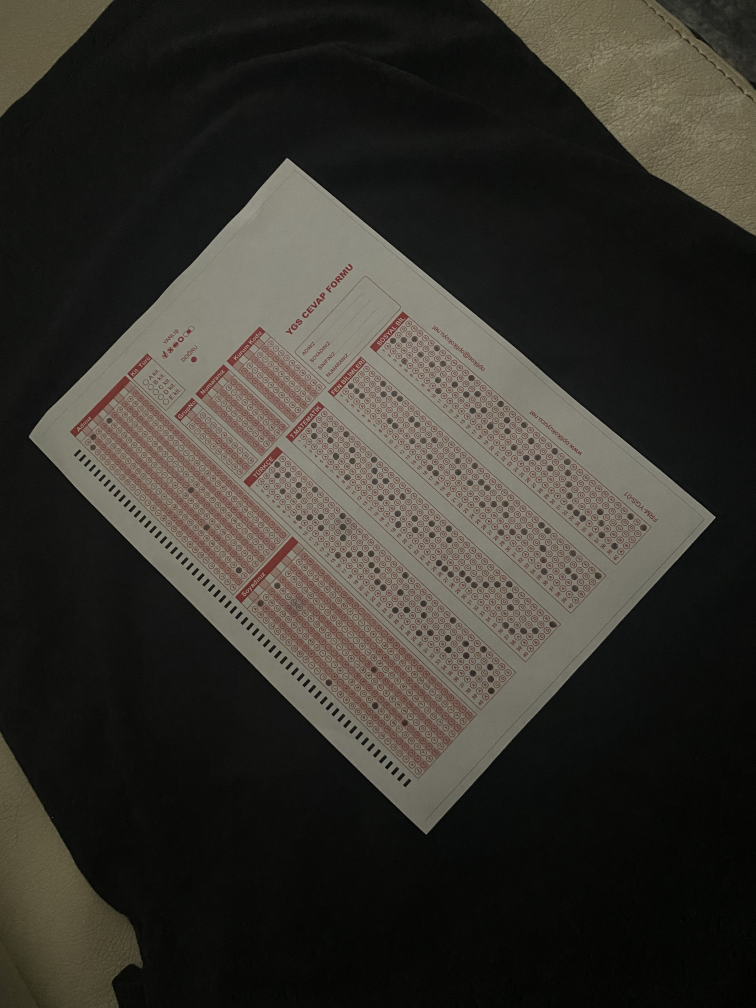
#> input picture backend/test_image.jpg, 3024 x 4032 px (shown at 1/4 size)
$ python -i advanced_form_reader.py   (imports and definitions only)
#> lines starting #> are read from the running program, lines starting #| are printed output that depends on the picture; after the words box and inside, x2 and y2 are one past the last pixel; in counts of white or black regions, pixels touching at a corner belong together
### backend/form_templates.py

TURKISH_ALPHABET = [
    'A', 'B', 'C', 'Ç', 'D', 'E', 'F', 'G', 'Ğ', 'H',
    'I', 'İ', 'J', 'K', 'L', 'M', 'N', 'O', 'Ö', 'P',
    'R', 'S', 'Ş', 'T', 'U', 'Ü', 'V', 'Y', 'Z'
]

YGS_TEMPLATE = {
    'name': 'YGS',
    'description': 'Yükseköğretime Geçiş Sınavı Cevap Kağıdı (160 Soru)',
    'total_questions': 160,
    'use_coordinates': True,

    # perspektif düzeltme sonrası beklenen boyut
    'target_size': (2480, 3508),

    # sol taraf kimlik bilgileri
    'name_section': {
        'name': 'AD',
        'columns': 10,
        'rows': 29,
        'alphabet': TURKISH_ALPHABET,
        'x_range': (0, 826),
        'y_range': (0, 1754),
    },

    'surname_section': {
        'name': 'SOYAD',
        'columns': 10,
        'rows': 29,
        'alphabet': TURKISH_ALPHABET,
        'x_range': (0, 826),
        'y_range': (1754, 3508),
    },

    # sağ taraf cevap alanları
    'answer_sections': [
        {
            'name': 'TÜRKÇE',
            'code': 'TURKCE',
            'start_question': 1,
            'end_question': 40,
            'questions': 40,
            'choices': ['A', 'B', 'C', 'D', 'E'],
            'x_range': (826, 1239),
            'y_range': (0, 3507),
        },
        {
            'name': 'T.MATEMATİK',
            'code': 'T_MATEMATIK',
            'start_question': 41,
            'end_question': 80,
            'questions': 40,
            'choices': ['A', 'B', 'C', 'D', 'E'],
            'x_range': (1239, 1652),
            'y_range': (0, 3507),
        },
        {
            'name': 'FEN BİLİMLERİ',
            'code': 'FEN_BILIMLERI',
            'start_question': 81,
            'end_question': 120,
            'questions': 40,
            'choices': ['A', 'B', 'C', 'D', 'E'],
            'x_range': (1652, 2065),
            'y_range': (0, 3507),
        },
        {
            'name': 'SOSYAL BİLİMLER',
            'code': 'SOSYAL_BILIMLER',
            'start_question': 121,
            'end_question': 160,
            'questions': 40,
            'choices': ['A', 'B', 'C', 'D', 'E'],
            'x_range': (2065, 2479),
            'y_range': (0, 3507),
        }
    ],

    # Bubble tespit ayarları
    'bubble_detection': {
        'color_detection': True,
        'lower_red1': [0, 50, 50],
        'upper_red1': [10, 255, 255],
        'lower_red2': [160, 50, 50],
        'upper_red2': [180, 255, 255],
        'min_fill_score': 140,
        'min_difference': 15,
    },


    'perspective_correction': {
        'enabled': True,
    }
}

FORM_TEMPLATES = {
    'ygs': YGS_TEMPLATE
}

def get_template(template_name='ygs'):
    return FORM_TEMPLATES.get(template_name)

# [9 lines left out: function list_templates, not called in this run]

### backend/advanced_form_reader.py
"""
Gelişmiş Optik Form Okuyucu - LGS ve diğer standart formlar için
"""

import cv2
import numpy as np
from pyzbar import pyzbar
from form_templates import get_template

class AdvancedOpticalFormReader:
    """
    Şablon bazlı gelişmiş optik form okuyucu
    QR kod tanıma, öğrenci bilgisi okuma ve bölüm bazlı cevap okuma
    """

    def __init__(self, template_name='simple'):
        self.template = get_template(template_name)
        self.debug_mode = True

    # [48 lines left out: functions read_form, read_qr_code, not called in this run]

    def detect_timing_marks_lgs(self, gray_image):
        """
        LGS formundaki soldaki timing mark'ları tespit et
        (image_processor.py'deki ile aynı mantık ama grayscale için)
        """
        # Threshold: Siyah timing mark'ları beyaz arka plandan ayır
        _, binary = cv2.threshold(gray_image, 0, 255, cv2.THRESH_BINARY_INV + cv2.THRESH_OTSU)

        # Morfolojik işlem
        kernel = cv2.getStructuringElement(cv2.MORPH_RECT, (3, 3))
        binary = cv2.morphologyEx(binary, cv2.MORPH_CLOSE, kernel)

        # Kontürleri bul
        contours, _ = cv2.findContours(binary, cv2.RETR_EXTERNAL, cv2.CHAIN_APPROX_SIMPLE)

        timing_marks = []
        image_height, image_width = gray_image.shape
        left_boundary = int(image_width * 0.15)

        for contour in contours:
            area = cv2.contourArea(contour)

            if 100 < area < 1000:
                x, y, w, h = cv2.boundingRect(contour)

                if x < left_boundary:
                    aspect_ratio = h / float(w) if w > 0 else 0

                    if aspect_ratio > 1.5:
                        center_x = x + w // 2
                        center_y = y + h // 2
                        timing_marks.append({
                            'center': (center_x, center_y),
                            'bbox': (x, y, w, h),
                            'area': area
                        })

        timing_marks.sort(key=lambda m: m['center'][1])
        print(f"🎯 LGS timing marks: {len(timing_marks)} bulundu")
        return timing_marks

    def align_form(self, gray_image):
        """
        Formu hizala - timing mark bazlı perspektif düzeltme

        Öncelik:
        1. Timing mark bazlı (LGS formları için)
        2. Fallback: Klasik 4-köşe tespit
        """
        # Önce timing mark'ları dene
        timing_marks = self.detect_timing_marks_lgs(gray_image)

        if len(timing_marks) >= 3:
            print("📐 Timing mark bazlı hizalama kullanılıyor...")

            # Timing mark'lardan köşeleri hesapla
            points = np.array([m['center'] for m in timing_marks])
            y_coords = points[:, 1]
            x_coords = points[:, 0]

            # Sol kenar doğrusu
            coeffs = np.polyfit(y_coords, x_coords, 1)
            m_left, c_left = coeffs

            height, width = gray_image.shape

            # Form sınırları
            top_y = max(0, timing_marks[0]['center'][1] - 100)
            bottom_y = min(height, timing_marks[-1]['center'][1] + 100)

            top_left_x = int(m_left * top_y + c_left)
            bottom_left_x = int(m_left * bottom_y + c_left)

            form_height = bottom_y - top_y
            form_width = int(form_height / 1.41)

            corners = np.array([
                [top_left_x, top_y],
                [top_left_x + form_width, top_y],
                [bottom_left_x + form_width, bottom_y],
                [bottom_left_x, bottom_y]
            ], dtype=np.float32)

            return self.four_point_transform(gray_image, corners)

        # Fallback: Klasik kontür bazlı
        print("⚠️ Timing mark yetersiz, klasik metod kullanılıyor")
        thresh = cv2.adaptiveThreshold(
            gray_image, 255,
            cv2.ADAPTIVE_THRESH_GAUSSIAN_C,
            cv2.THRESH_BINARY_INV, 11, 2
        )

        contours, _ = cv2.findContours(
            thresh, cv2.RETR_EXTERNAL, cv2.CHAIN_APPROX_SIMPLE
        )

        if contours:
            largest_contour = max(contours, key=cv2.contourArea)
            peri = cv2.arcLength(largest_contour, True)
            approx = cv2.approxPolyDP(largest_contour, 0.02 * peri, True)

            if len(approx) == 4:
                return self.four_point_transform(gray_image, approx.reshape(4, 2))

        return gray_image

    def four_point_transform(self, image, pts):
        """4 noktalı perspektif düzeltme"""
        rect = self.order_points(pts)
        (tl, tr, br, bl) = rect

        widthA = np.sqrt(((br[0] - bl[0]) ** 2) + ((br[1] - bl[1]) ** 2))
        widthB = np.sqrt(((tr[0] - tl[0]) ** 2) + ((tr[1] - tl[1]) ** 2))
        maxWidth = max(int(widthA), int(widthB))

        heightA = np.sqrt(((tr[0] - br[0]) ** 2) + ((tr[1] - br[1]) ** 2))
        heightB = np.sqrt(((tl[0] - bl[0]) ** 2) + ((tl[1] - bl[1]) ** 2))
        maxHeight = max(int(heightA), int(heightB))

        dst = np.array([
            [0, 0],
            [maxWidth - 1, 0],
            [maxWidth - 1, maxHeight - 1],
            [0, maxHeight - 1]], dtype="float32")

        M = cv2.getPerspectiveTransform(rect, dst)
        warped = cv2.warpPerspective(image, M, (maxWidth, maxHeight))

        return warped

    def order_points(self, pts):
        """Noktaları sırala: sol-üst, sağ-üst, sağ-alt, sol-alt"""
        rect = np.zeros((4, 2), dtype="float32")
        s = pts.sum(axis=1)
        rect[0] = pts[np.argmin(s)]
        rect[2] = pts[np.argmax(s)]
        diff = np.diff(pts, axis=1)
        rect[1] = pts[np.argmin(diff)]
        rect[3] = pts[np.argmax(diff)]
        return rect

    # [178 lines left out: functions read_student_info, read_number_bubbles, read_answers_by_sections, get_section_coordinates, read_section_bubbles, read_simple_answers, not called in this run]

>>> import cv2
>>> picture = cv2.imread('test_image.jpg', cv2.IMREAD_GRAYSCALE)
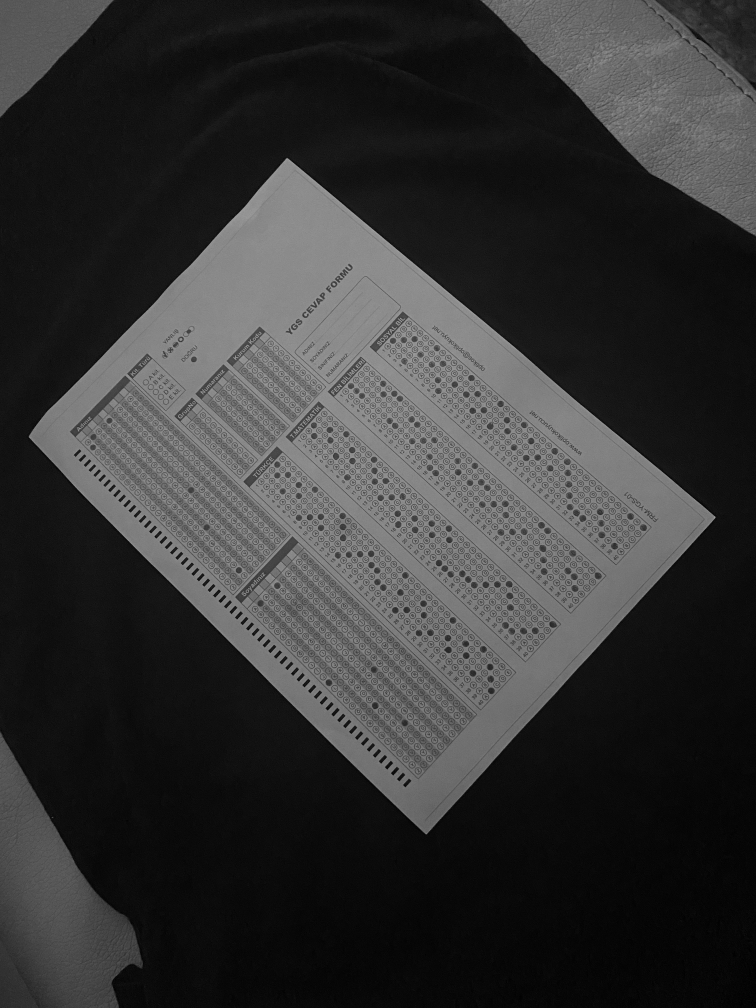
#> picture: shape (4032, 3024) (shown at 1/4 size); min 0, max 192, mean 52.1
>>> result = AdvancedOpticalFormReader().align_form(picture)
#> in detect_timing_marks_lgs, `_, binary = cv2.threshold(gray_image, 0, 255, cv2.THRESH_BINARY_INV + ..`:
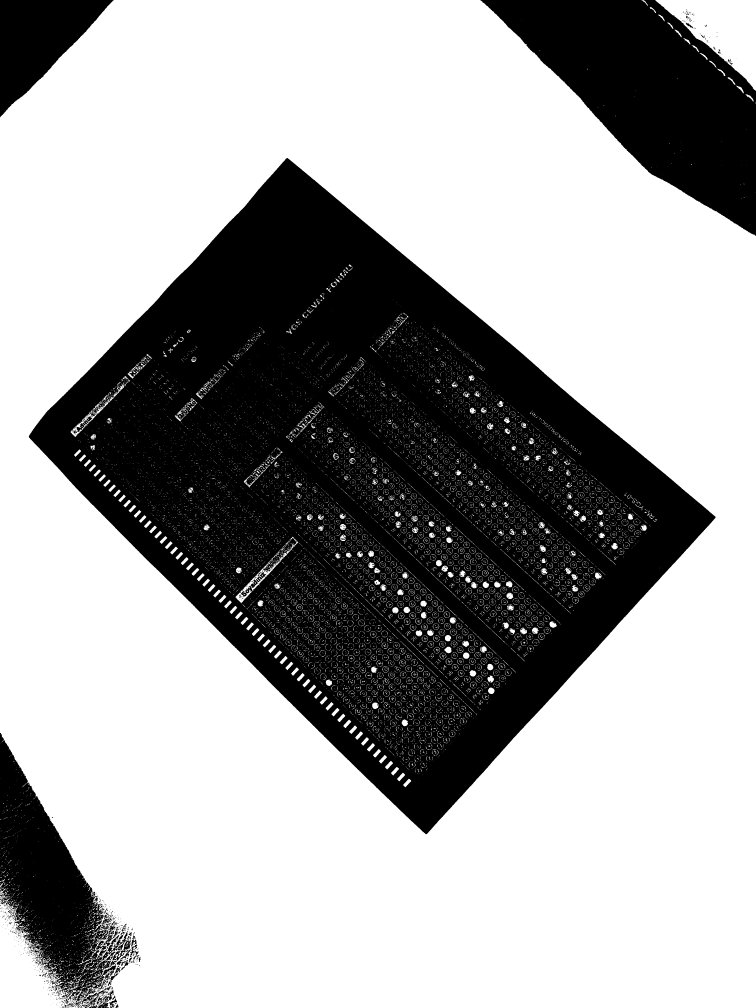
#> binary: shape (4032, 3024) (shown at 1/4 size); 64.6% white; 1254 black regions (1133 under 20 px), largest, box (x1, y1, x2, y2) and area: (115, 632, 2862, 3337) 3462743, (1921, 0, 3024, 944) 503232, (0, 2931, 523, 4032) 229883
#> in detect_timing_marks_lgs, `binary = cv2.morphologyEx(binary, cv2.MORPH_CLOSE, kernel)`:
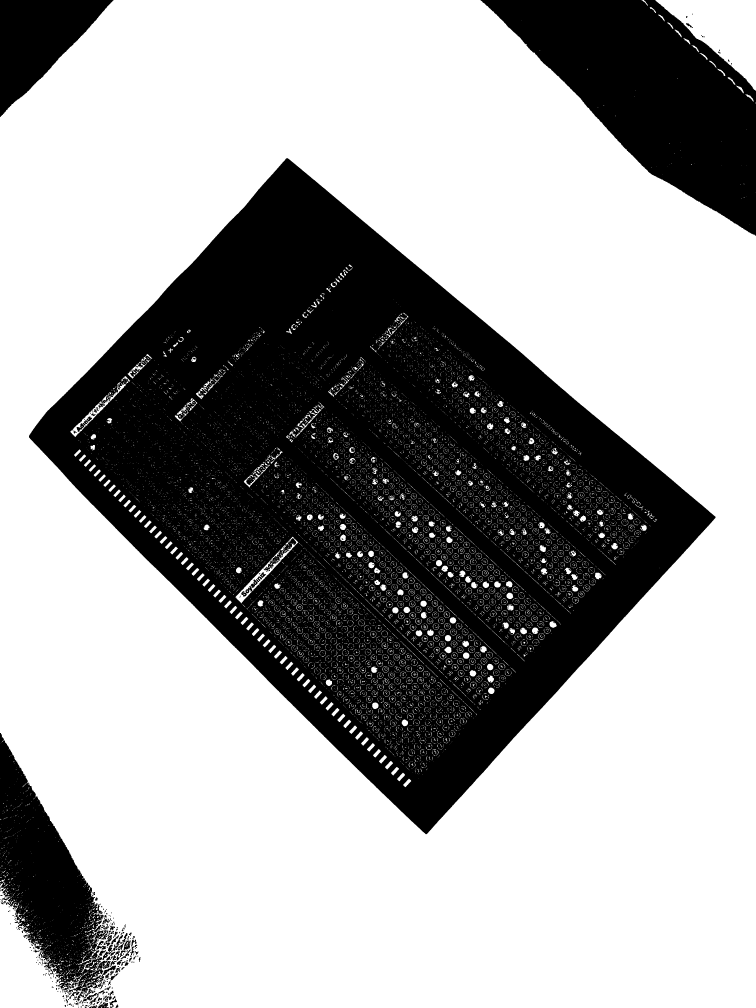
#> binary: shape (4032, 3024) (shown at 1/4 size); 64.8% white; 462 black regions (261 under 20 px)
#> in detect_timing_marks_lgs, `contours, _ = cv2.findContours(binary, cv2.RETR_EXTERNAL, cv2.CHAIN_AP..`: contours = 1009 contours, 960 with area under 20; largest, box (x1, y1, x2, y2) and area: (0, 0, 3024, 4032) 11279290, (2621, 0, 3024, 363) 70646, (2944, 343, 2975, 374) 221, (2981, 377, 3015, 406) 202, (2910, 309, 2942, 339) 180
#> the loop in detect_timing_marks_lgs, `for contour in contours:` made 1009 passes
#> (area, x, y, w, h, aspect_ratio) on pass 573: (118.5, 64, 3650, 25, 27, 1.08)
#> (area, x, y, w, h) on passes 988, 990, 994, 996, 997, 998: (202, 2981, 377, 34, 29), (221, 2944, 343, 31, 31), (180.5, 2910, 309, 32, 30), (174, 2869, 274, 32, 30), (126.5, 2836, 243, 29, 30), (155.5, 2797, 212, 34, 28)
#> after the loop in detect_timing_marks_lgs, `for contour in contours:`: timing_marks = []
#| 🎯 LGS timing marks: 0 bulundu
#> in align_form, `thresh = cv2.adaptiveThreshold( gray_image, 255, cv2.ADAPTIVE_THRESH_G..`:
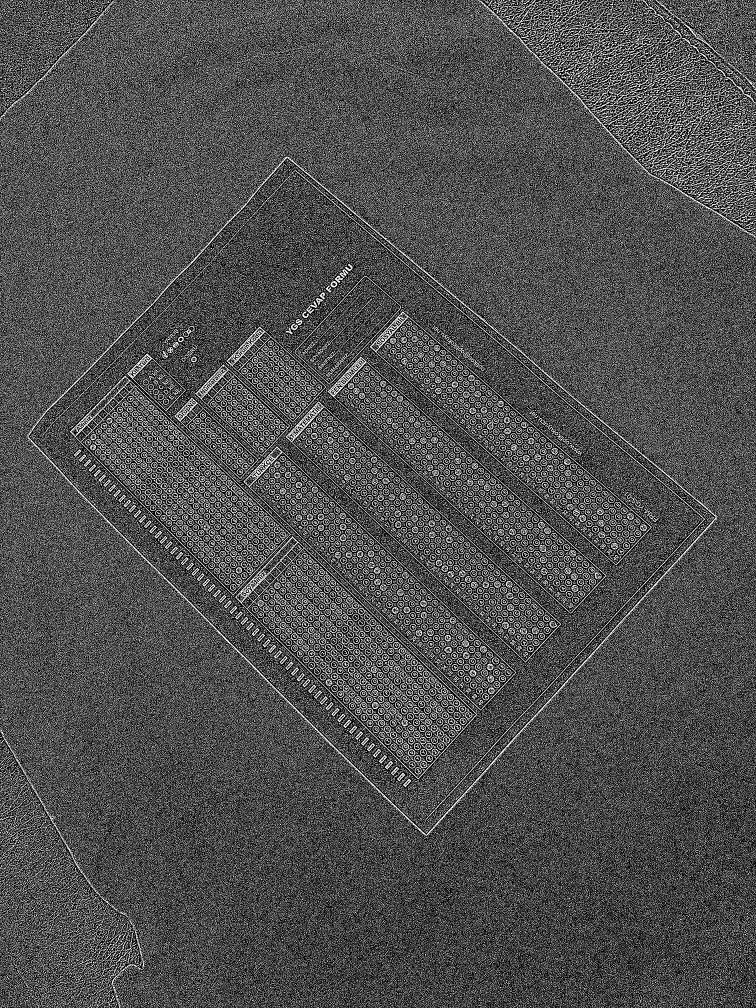
#> thresh: shape (4032, 3024) (shown at 1/4 size); 31% white in thin lines or dots
#> in align_form, `contours, _ = cv2.findContours( thresh, cv2.RETR_EXTERNAL, cv2.CHAIN_A..`: contours = 222581 contours
#> in align_form, `largest_contour = max(contours, key=cv2.contourArea)`: largest_contour = contour of 11620 points, box (x1, y1, x2, y2) (106, 609, 2869, 3352), area 3694514
#> in align_form, `peri = cv2.arcLength(largest_contour, True)`: peri = 19542.7
#> in align_form, `approx = cv2.approxPolyDP(largest_contour, 0.02 * peri, True)`: approx = [[1158, 609], [108, 1752], [1708, 3351], [2868, 2069]]
#> in order_points, `s = pts.sum(axis=1)`: s = [1767, 1860, 5059, 4937]
#> in order_points, `diff = np.diff(pts, axis=1)`: diff = [-549, 1644, 1643, -799]
#> in four_point_transform, `rect = self.order_points(pts)`: rect = [[1158, 609], [2868, 2069], [1708, 3351], [108, 1752]]
#> in four_point_transform, `(tl, tr, br, bl) = rect`: tl = [1158, 609]; tr = [2868, 2069]; br = [1708, 3351]; bl = [108, 1752]
#> in four_point_transform, `widthA = np.sqrt(((br[0] - bl[0]) ** 2) + ((br[1] - bl[1]) ** 2))`: widthA = 2262
#> in four_point_transform, `widthB = np.sqrt(((tr[0] - tl[0]) ** 2) + ((tr[1] - tl[1]) ** 2))`: widthB = 2248.5
#> in four_point_transform, `maxWidth = max(int(widthA), int(widthB))`: maxWidth = 2262
#> in four_point_transform, `heightA = np.sqrt(((tr[0] - br[0]) ** 2) + ((tr[1] - br[1]) ** 2))`: heightA = 1728.9
#> in four_point_transform, `heightB = np.sqrt(((tl[0] - bl[0]) ** 2) + ((tl[1] - bl[1]) ** 2))`: heightB = 1552.1
#> in four_point_transform, `maxHeight = max(int(heightA), int(heightB))`: maxHeight = 1728
#> in four_point_transform, `dst = np.array([ [0, 0], [maxWidth - 1, 0], [maxWidth - 1, maxHeight -..`: dst = [[0, 0], [2261, 0], [2261, 1727], [0, 1727]]
#> in four_point_transform, `M = cv2.getPerspectiveTransform(rect, dst)`: M = [[0.881, 0.809, -1512.4], [-0.776, 0.908, 344.9], [3.74e-05, 3.92e-05, 1]]
#> in four_point_transform, `warped = cv2.warpPerspective(image, M, (maxWidth, maxHeight))`:
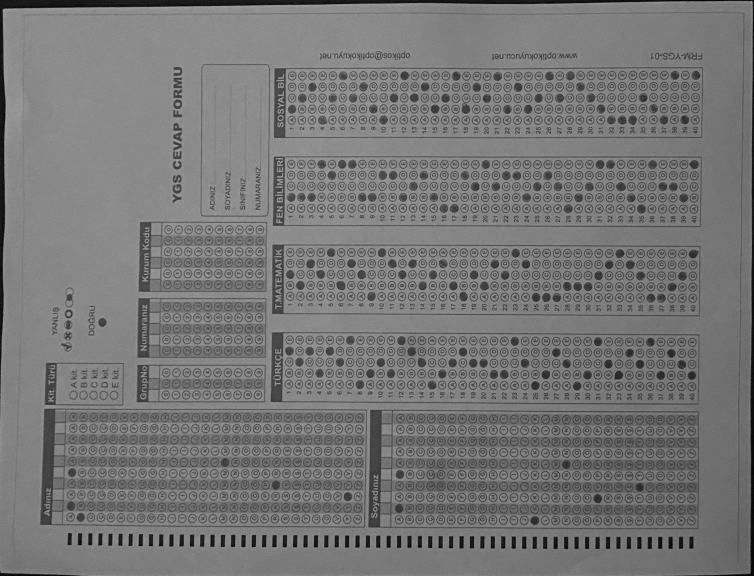
#> warped: shape (1728, 2262) (shown at 1/3 size); min 0, max 189, mean 118.2

$ run again, on backend/test_img.jpg
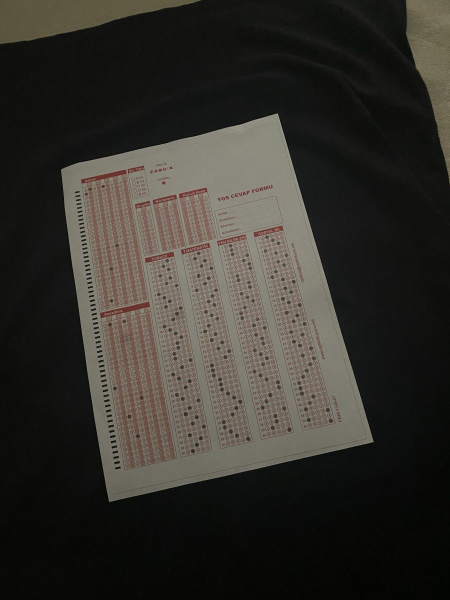
#> input picture backend/test_img.jpg, 900 x 1200 px (shown at 1/2 size)
#> in detect_timing_marks_lgs, `binary = cv2.morphologyEx(binary, cv2.MORPH_CLOSE, kernel)`:
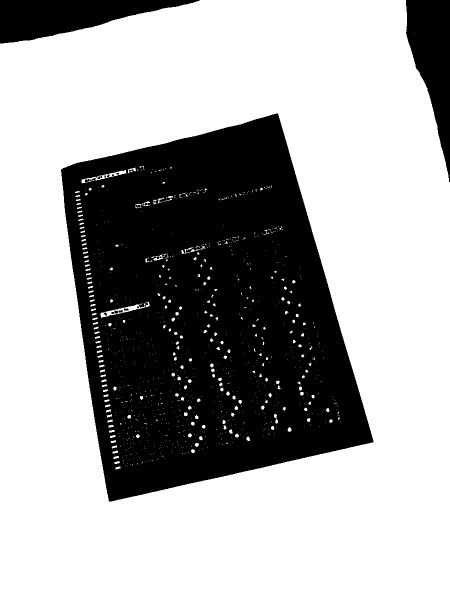
#> binary: shape (1200, 900) (shown at 1/2 size); 66.2% white; 15 black regions (5 under 20 px)
#> in detect_timing_marks_lgs, `contours, _ = cv2.findContours(binary, cv2.RETR_EXTERNAL, cv2.CHAIN_AP..`: contours = 2 contours, 1 with area under 20; largest, box (x1, y1, x2, y2) and area: (0, 0, 900, 1200) 1041388
#> the loop in detect_timing_marks_lgs, `for contour in contours:` made 2 passes
#> area on pass 2: 1041387.5
#> after the loop in detect_timing_marks_lgs, `for contour in contours:`: timing_marks = []
#| 🎯 LGS timing marks: 0 bulundu
#> thresh: shape (1200, 900); 12.2% white in thin lines or dots
#> in align_form, `contours, _ = cv2.findContours( thresh, cv2.RETR_EXTERNAL, cv2.CHAIN_A..`: contours = 6130 contours, 6106 with area under 20; largest, box (x1, y1, x2, y2) and area: (118, 223, 752, 1008) 345902, (0, 0, 409, 95) 1358, (806, 0, 900, 380) 1212, (822, 50, 872, 62) 112, (864, 175, 894, 204) 98
#> largest_contour = contour of 1683 points, box (x1, y1, x2, y2) (118, 223, 752, 1008), area 345902
#> peri = 3342.9
#> approx = [[557, 223], [119, 336], [217, 1007], [751, 885]]
#> s = [780, 455, 1224, 1636]
#> diff = [-334, 217, 790, 134]
#> rect = [[119, 336], [557, 223], [751, 885], [217, 1007]]
#> tl = [119, 336]; tr = [557, 223]; br = [751, 885]; bl = [217, 1007]
#> widthA = 547.8
#> widthB = 452.3
#> maxWidth = 547
#> heightA = 689.8
#> heightB = 678.1
#> maxHeight = 689
#> dst = [[0, 0], [546, 0], [546, 688], [0, 688]]
#> M = [[1.38, -0.202, -96.49], [0.348, 1.35, -494.1], [0.000134, 0.000332, 1]]
#> in four_point_transform, `warped = cv2.warpPerspective(image, M, (maxWidth, maxHeight))`:
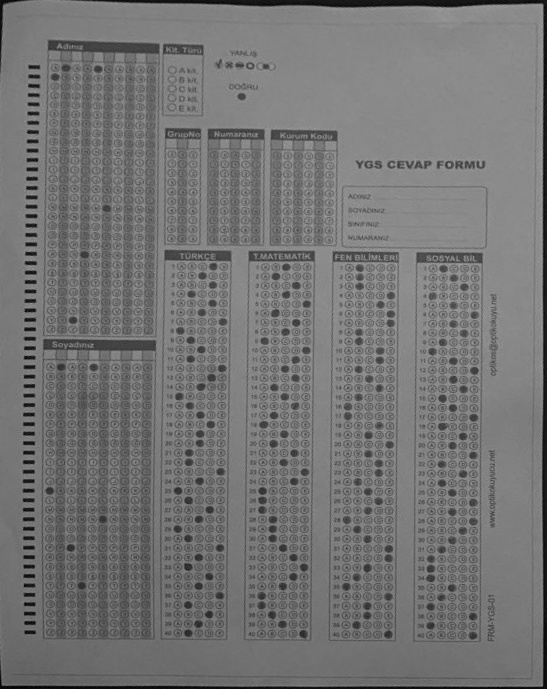
#> warped: shape (689, 547); min 1, max 162, mean 116
